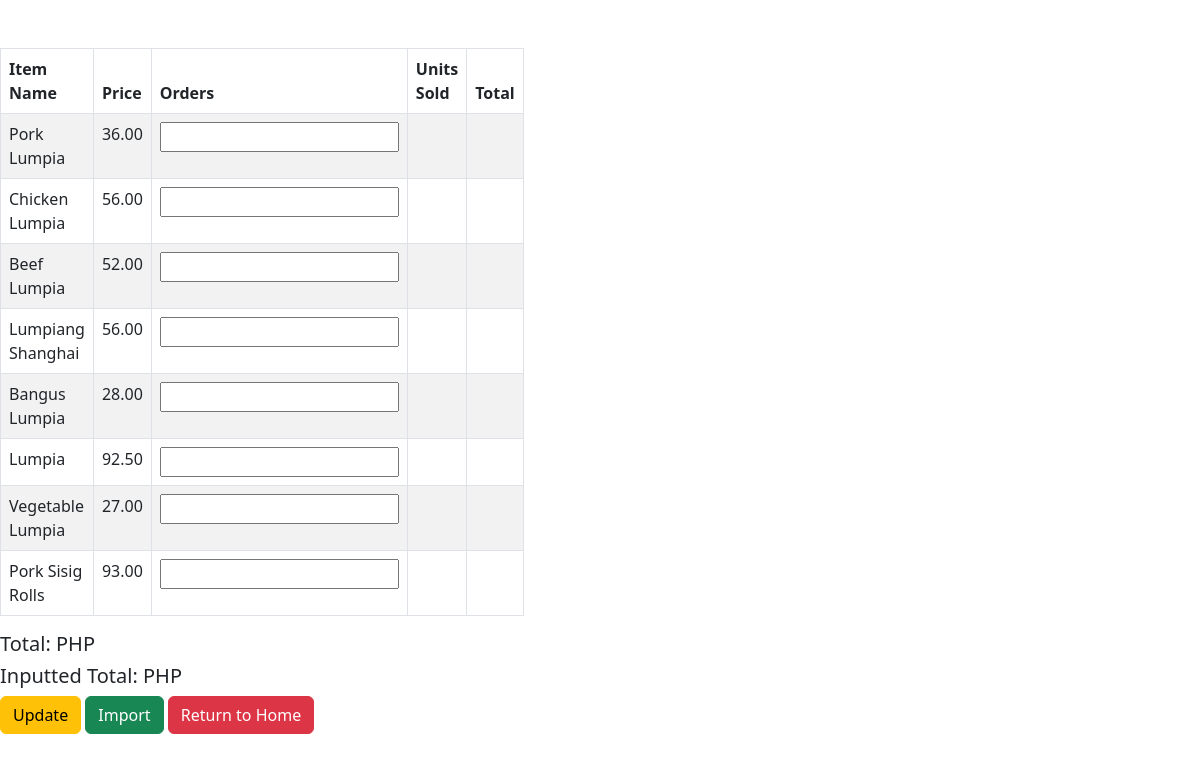
Page /import_sales/ on the earlier database version.
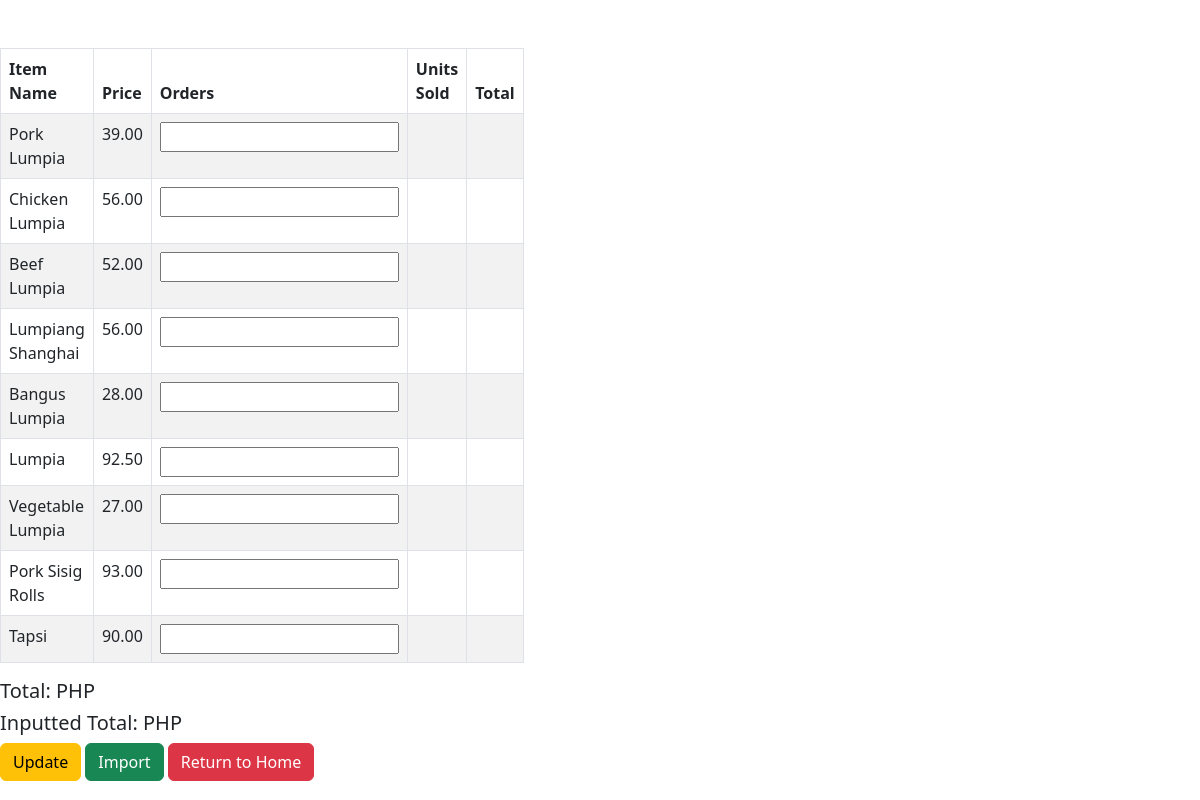
Same page on the later database version.
### lumpiasys/models.py (models this page shows, shortened)
class Product(models.Model):
    name = models.CharField(max_length=30)
    price = models.DecimalField(max_digits=10, decimal_places=2)
    target_level = models.IntegerField()
    units_per_order = models.IntegerField()
    group_name = models.CharField(max_length=20, blank=True, null=True)
    unit_of_measurement = models.CharField(max_length=20)
    objects = models.Manager()

### lumpiasys/views.py (the view)
# urls.py: path('import_sales/', views.import_sales, name='import_sales'),
def import_sales(request):
    products = Product.objects.all()
    if(request.method == "POST"):
        for i in products:
            pOrders = request.POST.get('order')
            cUnits_sold = pOrders * i.units_per_order
    return render(request, 'import_sales.html', {'products':products})

### lumpiasys/templates/import_sales.html (shortened to what this page needs)
{% load static %}
<!DOCTYPE html>
<html>
    <head>
        <link rel="stylesheet" type="text/css" href="{% static '/bootstrap-5.3.0-alpha1-dist/css/bootstrap.css' %}">
    </head>
    <body>
        <div class="col-5 mt-5">
            <table class="table table-striped table-bordered">
                <thead>
                    <tr>
                        <th>Item Name</th>
                        <th>Price</th>
                        <th>Orders</th>
                        <th>Units Sold</th>
                        <th>Total</th>
                    </tr>
                </thead>
                {% for product in products %}
                <tr>
                    <td>{{product.name}}</td>
                    <td>{{product.price}}</td>
                    <td><input type="text" name="counted_units" value="{{counted_units}}"></td>
                    <td>{{cUnits_sold}}</td>
                    <td></td>
                </tr>
                {% endfor %}
            </table>
            <h5>Total: PHP </h5>
            <h5>Inputted Total: PHP </h5>
            <button type='submit' class="btn btn-warning">Update</button>
            <a href="{% url 'import_sales' %}" class="btn btn-success">Import</a>
            <a href="{% url 'home' %}" class="btn btn-danger">Return to Home</a>
        </div>
    </body>
</html>

Differences in the rows shown:
changed Product "Pork Lumpia": price "36.00" → "39.00"
added Product: name "Tapsi", price "90.00"
